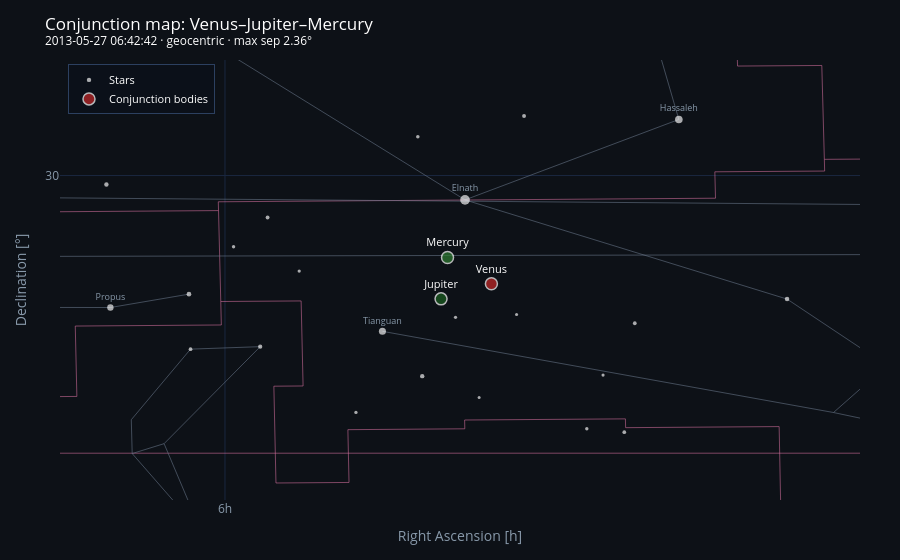

This figure's notebook cell:
### Code cell
trio_2013 = montu.Conjunction(
    bodies=trio_2013_bodies,
    maxseparation=5,
    mtime=trio_2013_hits[0].mtime,
    observer='geocentric',
)
trio_2013.show_details()
trio_2013.plot_map()

### Figure 1 — Plotly figure (JSON) as saved in the notebook; plotly's stock layout.template omitted (floating-point values rounded to 4 significant figures; data arrays with more than 128 entries replaced by an {"elided": "..."} marker saying what was removed)
{"data": [{"hoverinfo": "skip", "line": {"color": "rgba(230, 120, 170, 0.65)", "width": 0.8}, "mode": "lines", "name": "boundaries", "showlegend": false, "type": "scatter", "x": {"elided": "8054 float values"}, "y": {"elided": "8054 float values"}}, {"hoverinfo": "skip", "line": {"color": "rgba(110, 125, 145, 0.55)", "width": 1}, "mode": "lines", "name": "asterisms", "showlegend": false, "type": "scatter", "x": {"elided": "2044 float values"}, "y": {"elided": "2044 float values"}}, {"customdata": [[1.65, "Elnath"], [2.69, "Hassaleh"], [2.97, "Tianguan"], [3.31, "Propus"], [4.16, "1 Gem"], [4.27, "τ Tau"], [4.32, "119 Tau"], [4.32, "κ Aur"], [4.39, "χ1 Ori"], [4.54, "16 Aur"], [4.56, "136 Tau"], [4.62, "ι Tau"], [4.64, "χ2 Ori"], [4.65, "11 Ori"], [4.71, "χ Aur"], [4.81, "15 Ori"], [4.81, "139 Tau"], [4.84, "126 Tau"], [4.88, "114 Tau"], [4.88, "132 Tau"], [4.91, "104 Tau"], [4.96, "109 Tau"], [5, "111 Tau"]], "hovertemplate": "<b>%{customdata[1]}</b><br>RA: %{x:.2f}°<br>Dec: %{y:.2f}°<br>V mag: %{customdata[0]:.2f}<extra></extra>", "marker": {"color": "white", "line": {"width": 0}, "opacity": 0.65, "size": [9.7, 7.62, 7.06, 6.38, 4.68, 4.46, 4.36, 4.36, 4.22, 3.92, 3.88, 3.76, 3.72, 3.7, 3.58, 3.38, 3.38, 3.32, 3.24, 3.24, 3.18, 3.08, 3.0], "symbol": "circle"}, "mode": "markers+text", "name": "Stars", "showlegend": true, "text": ["Elnath", "Hassaleh", "Tianguan", "Propus", "", "", "", "", "", "", "", "", "", "", "", "", "", "", "", "", "", "", ""], "textfont": {"color": "#8899aa", "size": 9}, "textposition": "top center", "type": "scatter", "x": [81.79, 74.47, 84.61, 93.92, 91.23, 70.76, 83.25, 94.06, 88.79, 79.76, 88.54, 75.97, 91.18, 76.33, 83.4, 77.62, 89.71, 85.52, 82.11, 87.46, 77.06, 80.02, 81.3], "y": [28.62, 33.19, 21.15, 22.5, 23.26, 22.98, 18.6, 29.49, 20.28, 33.38, 27.61, 21.61, 20.14, 15.42, 32.2, 15.61, 25.95, 16.54, 21.95, 24.57, 18.66, 22.11, 17.39]}, {"hovertemplate": "<b>%{text}</b><br>RA: %{x:.2f}°<br>Dec: %{y:.2f}°<extra></extra>", "marker": {"color": ["#C62828", "#1B5E20", "#2E7D32"], "line": {"color": "white", "width": 1.5}, "size": [12, 12, 12], "symbol": "circle"}, "mode": "markers+text", "name": "Conjunction bodies", "text": ["Venus", "Jupiter", "Mercury"], "textfont": {"color": "white", "size": 11}, "textposition": "top center", "type": "scatter", "x": [80.88, 82.61, 82.38], "y": [23.85, 22.99, 25.35]}], "layout": {"autosize": true, "font": {"color": "white"}, "height": 560, "legend": {"bgcolor": "rgba(10,16,26,0.7)", "bordercolor": "#2c4060", "borderwidth": 1, "font": {"size": 11}, "x": 0.01, "xanchor": "left", "y": 0.99, "yanchor": "top"}, "margin": {"b": 60, "l": 60, "r": 40, "t": 60}, "paper_bgcolor": "#0d1117", "plot_bgcolor": "#0d1117", "title": {"text": "Conjunction map: Venus–Jupiter–Mercury<br><sup>2013-05-27 06:42:42 · geocentric · max sep 2.36°</sup>"}, "xaxis": {"autorange": false, "color": "#8899aa", "gridcolor": "#1a2740", "range": [95.65, 68.27], "showgrid": true, "ticktext": ["0h", "2h", "4h", "6h", "8h", "10h", "12h", "14h", "16h", "18h", "20h", "22h", "24h"], "tickvals": [0, 30, 60, 90, 120, 150, 180, 210, 240, 270, 300, 330, 360], "title": {"text": "Right Ascension [h]"}, "zeroline": false}, "yaxis": {"autorange": false, "color": "#8899aa", "gridcolor": "#1a2740", "range": [11.57, 36.57], "showgrid": true, "tickvals": [-90, -60, -30, 0, 30, 60, 90], "title": {"text": "Declination [°]"}, "zeroline": false}}}
